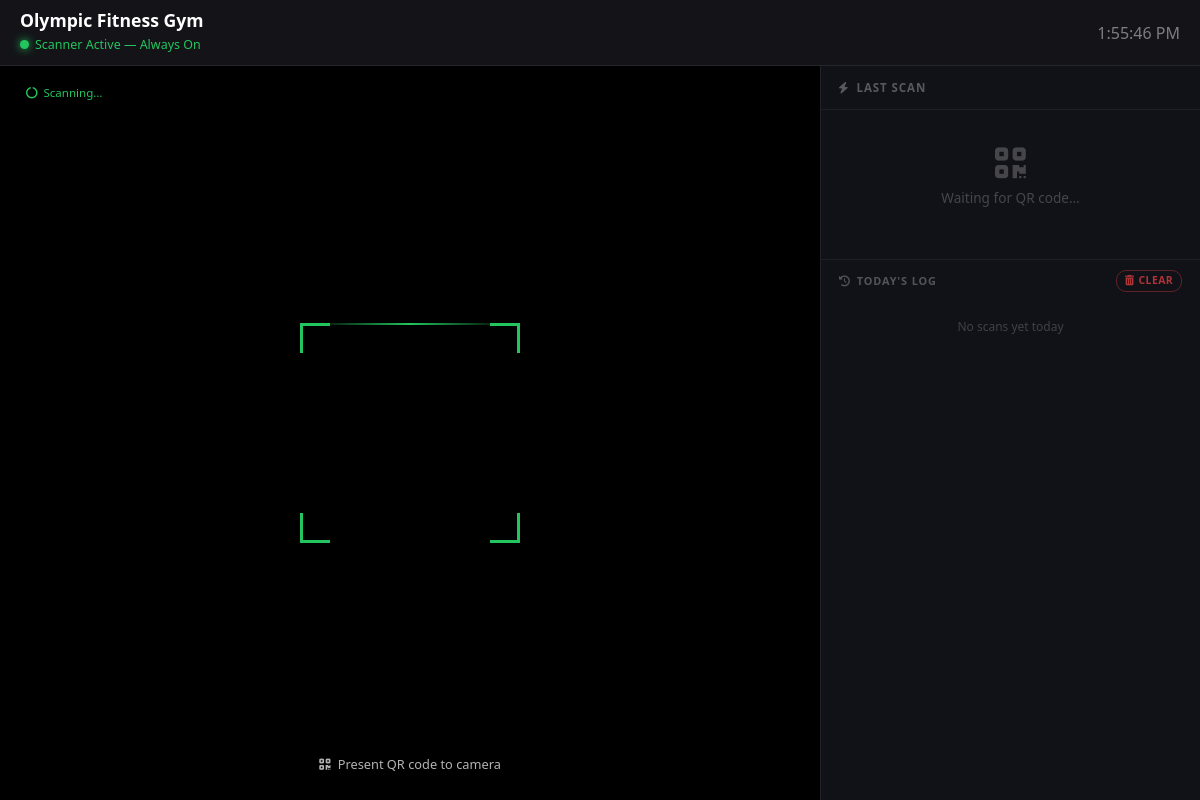
/qr_scanner_bg.php, run on an earlier commit of the app's database.
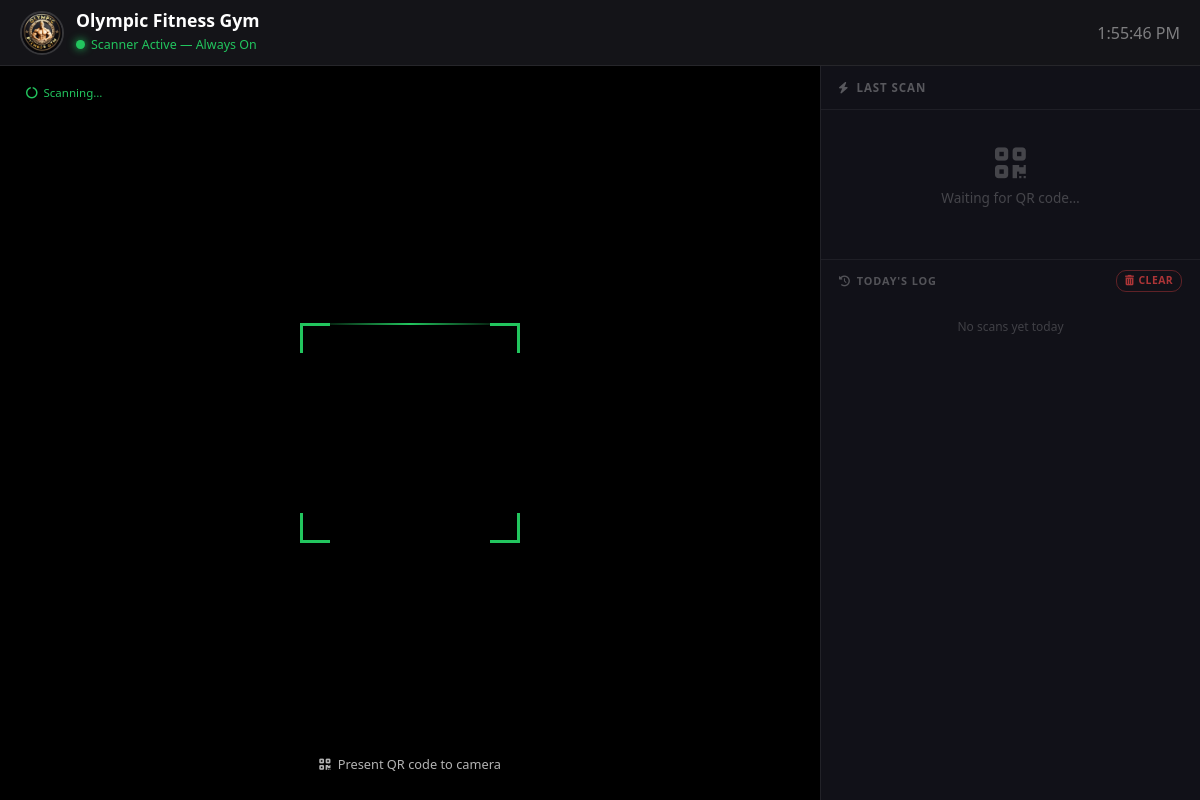
And on a later commit of the database.
### tables this page shows
CREATE TABLE `gym_settings` (
  `id` int(11) NOT NULL AUTO_INCREMENT,
  `gym_name` varchar(255) NOT NULL DEFAULT 'Gym Management System',
  `logo_path` varchar(255) NOT NULL DEFAULT 'gym logo.jpg',
  `background_path` varchar(255) NOT NULL DEFAULT 'gym background.jpg',
  `updated_at` timestamp NOT NULL DEFAULT current_timestamp() ON UPDATE current_timestamp(),
  `sidebar_theme` varchar(50) NOT NULL DEFAULT 'primary',
  `student_discount_enabled` tinyint(1) DEFAULT 1,
  `per_session_fee` decimal(10,2) DEFAULT 50.00,
  `half_month_fee` decimal(10,2) DEFAULT 300.00,
  `one_month_fee` decimal(10,2) DEFAULT 500.00,
  `two_months_fee` decimal(10,2) DEFAULT 900.00,
  `three_months_fee` decimal(10,2) DEFAULT 1300.00,
  `four_months_fee` decimal(10,2) DEFAULT 1700.00,
  `five_months_fee` decimal(10,2) DEFAULT 2100.00,
  `six_months_fee` decimal(10,2) DEFAULT 2500.00,
  `seven_months_fee` decimal(10,2) DEFAULT 2900.00,
  `eight_months_fee` decimal(10,2) DEFAULT 3300.00,
  `nine_months_fee` decimal(10,2) DEFAULT 3700.00,
  `ten_months_fee` decimal(10,2) DEFAULT 4100.00,
  `eleven_months_fee` decimal(10,2) DEFAULT 4500.00,
  `one_year_fee` decimal(10,2) DEFAULT 5000.00,
  `two_years_fee` decimal(10,2) DEFAULT 9000.00,
  `three_years_fee` decimal(10,2) DEFAULT 13000.00,
  PRIMARY KEY (`id`)
);

### qr_scanner_bg.php (the view, shortened to what this page needs)
<?php
include "config/db.php";
$settings = $conn->query("SELECT * FROM gym_settings WHERE id = 1")->fetch_assoc();
$gym_name = htmlspecialchars($settings['gym_name']);
$logo_src = htmlspecialchars($settings['logo_path']);
?>
<!DOCTYPE html>
<html lang="en">
<head>
<link href="https://cdn.jsdelivr.net/npm/bootstrap@5.3.0/dist/css/bootstrap.min.css" rel="stylesheet">
<link href="https://cdnjs.cloudflare.com/ajax/libs/font-awesome/6.0.0/css/all.min.css" rel="stylesheet">
</head>
<body>
<div class="gym-header">
  <div class="gym-info">
    <img id="gym-logo" src="<?php echo $logo_src; ?>" alt="Logo" onerror="this.style.display='none'">
    <div>
      <h1 id="gym-name"><?php echo $gym_name; ?></h1>
      <div><span class="status-dot"></span><span class="status-text">Scanner Active — Always On</span></div>
    </div>
  </div>
  <div id="clock">--:--:--</div>
</div>
<div class="scanner-layout">
  <div class="camera-panel">
    <div id="qr-reader"></div>
    <div class="scan-overlay">
      <div class="scan-frame">
        <div class="scan-line"></div>
        <div class="corner-br"></div>
        <div class="corner-bl"></div>
      </div>
    </div>
    <div class="scanning-badge">
      <i class="fas fa-circle-notch spin"></i> Scanning…
    </div>
    <div class="scan-hint">
      <i class="fas fa-qrcode me-1"></i> Present QR code to camera
    </div>
  </div>
  <div class="result-panel">
    <div class="panel-title"><i class="fas fa-bolt me-1"></i> Last Scan</div>
    <div id="current-result">
      <div class="result-idle">
        <i class="fas fa-qrcode"></i>
        <p>Waiting for QR code…</p>
      </div>
    </div>
    <div class="log-title">
      <span><i class="fas fa-history"></i> Today's Log</span>
      <button id="btn-clear-log" onclick="askClearLog()" title="Clear today's log">
        <i class="fas fa-trash-alt me-1"></i>Clear
      </button>
    </div>
    <div id="scan-log"></div>
  </div>
</div>
</body>
</html>

What changed in the data, as far as the page shows it:
changed gym_settings "Olympic Fitness Gym": logo_path: picture added
